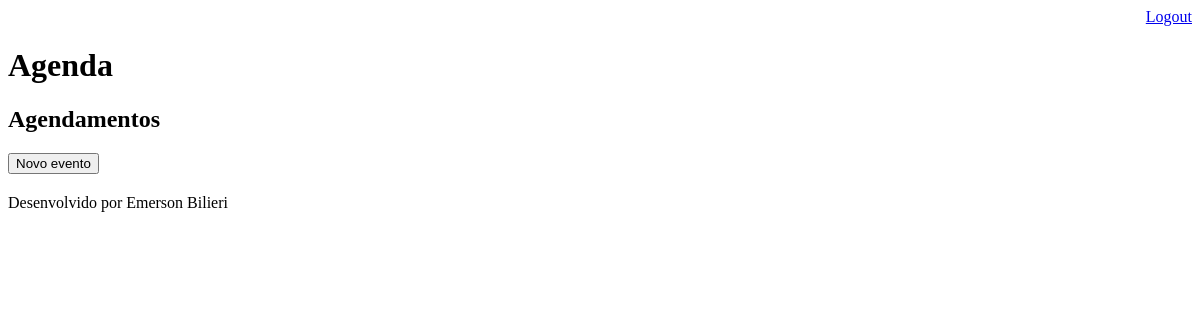
Before: /agenda/ (signed in) with the older database file.
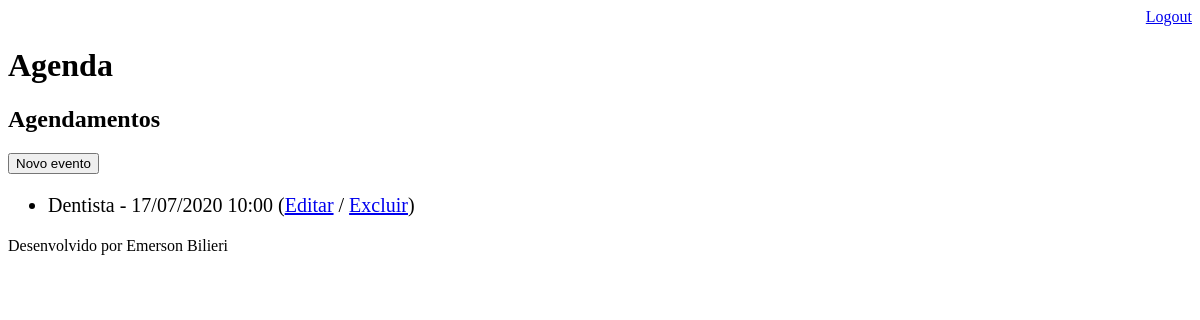
After: the same page with the newer database file.
### core/models.py (models this page shows, shortened)
class Evento(models.Model):
    titulo = models.CharField(max_length=100)
    descricao = models.TextField(blank=True, null=True)
    data_evento = models.DateTimeField(verbose_name='Data do Evento')
    data_criacao = models.DateTimeField(auto_now=True)
    usuario = models.ForeignKey(User, on_delete=models.CASCADE)
    class Meta:
        db_table = 'evento'
    def get_data_evento(self):
        return self.data_evento.strftime('%d/%m/%Y %H:%M')
    def get_evento_atrasado(self):
        if self.data_evento < datetime.now():
            return True
        else:
            return False

### core/views.py (the view)
# urls.py: path('agenda/', views.lista_eventos),
@login_required(login_url='/login/')
def lista_eventos(request):
    usuario = request.user
    data_atual = datetime.now() - timedelta(hours=1)
    eventos = Evento.objects.filter(usuario=usuario,
                                    data_evento__gt=data_atual)
    dados = {'eventos': eventos}
    return render(request, 'agenda.html', dados)

### templates/agenda.html (shortened to what this page needs)
{% extends "model-page.html" %}
{% block content %}
<h2>Agendamentos</h2>
<a href="evento/">
    <button type="button">Novo evento</button>
</a>
<ul style="font-size: 20px">
    {% for evento in eventos %}
    <li>
        <div style=>
        {{ evento.titulo }} - {{ evento.get_data_evento }}
        (<a href="evento/?id={{ evento.id }}">Editar</a> /
        <a href="evento/delete/{{ evento.id }}">Excluir</a>)
        </div>
    </li>
    {% endfor %}
</ul>
{% endblock %}

Changed rows visible on the page:
now on this page (row edited): Evento: titulo "Dentista", get_data_evento "17/07/2020 10:00"
